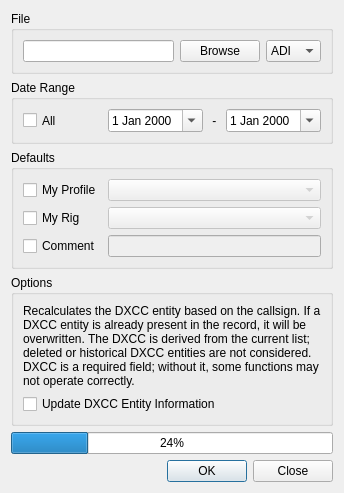
<?xml version="1.0" encoding="UTF-8"?>
<ui version="4.0">
 <class>ImportDialog</class>
 <widget class="QDialog" name="ImportDialog">
  <property name="windowTitle">
   <string>Import</string>
  </property>
  <property name="modal">
   <bool>true</bool>
  </property>
  <layout class="QVBoxLayout" name="verticalLayout_2">
   <item>
    <widget class="QGroupBox" name="groupBox_3">
     <property name="title">
      <string>File</string>
     </property>
     <layout class="QGridLayout" name="gridLayout_4">
      <item row="0" column="2">
       <widget class="QComboBox" name="typeSelect">
        <property name="sizePolicy">
         <sizepolicy hsizetype="Maximum" vsizetype="Fixed">
          <horstretch>0</horstretch>
          <verstretch>0</verstretch>
         </sizepolicy>
        </property>
        <item>
         <property name="text">
          <string notr="true">ADI</string>
         </property>
        </item>
        <item>
         <property name="text">
          <string>ADX</string>
         </property>
        </item>
       </widget>
      </item>
      <item row="0" column="0">
       <widget class="QLineEdit" name="fileEdit">
        <property name="focusPolicy">
         <enum>Qt::ClickFocus</enum>
        </property>
        <property name="readOnly">
         <bool>true</bool>
        </property>
       </widget>
      </item>
      <item row="0" column="1">
       <widget class="QPushButton" name="browseButton">
        <property name="text">
         <string>Browse</string>
        </property>
        <property name="icon">
         <iconset theme="folder-open">
          <normaloff>.</normaloff>.</iconset>
        </property>
       </widget>
      </item>
     </layout>
    </widget>
   </item>
   <item>
    <widget class="QGroupBox" name="groupBox">
     <property name="toolTip">
      <string/>
     </property>
     <property name="title">
      <string>Date Range</string>
     </property>
     <layout class="QHBoxLayout" name="horizontalLayout_2">
      <item>
       <widget class="QCheckBox" name="allCheckBox">
        <property name="sizePolicy">
         <sizepolicy hsizetype="Minimum" vsizetype="Expanding">
          <horstretch>0</horstretch>
          <verstretch>0</verstretch>
         </sizepolicy>
        </property>
        <property name="toolTip">
         <string>Import all or only QSOs from the given period</string>
        </property>
        <property name="text">
         <string>All</string>
        </property>
       </widget>
      </item>
      <item>
       <spacer name="horizontalSpacer">
        <property name="orientation">
         <enum>Qt::Horizontal</enum>
        </property>
        <property name="sizeHint" stdset="0">
         <size>
          <width>40</width>
          <height>20</height>
         </size>
        </property>
       </spacer>
      </item>
      <item>
       <widget class="QDateEdit" name="startDateEdit">
        <property name="sizePolicy">
         <sizepolicy hsizetype="Maximum" vsizetype="Fixed">
          <horstretch>0</horstretch>
          <verstretch>0</verstretch>
         </sizepolicy>
        </property>
        <property name="focusPolicy">
         <enum>Qt::ClickFocus</enum>
        </property>
        <property name="calendarPopup">
         <bool>true</bool>
        </property>
       </widget>
      </item>
      <item>
       <widget class="QLabel" name="endDateLabel">
        <property name="text">
         <string notr="true"> - </string>
        </property>
       </widget>
      </item>
      <item>
       <widget class="QDateEdit" name="endDateEdit">
        <property name="sizePolicy">
         <sizepolicy hsizetype="Maximum" vsizetype="Fixed">
          <horstretch>0</horstretch>
          <verstretch>0</verstretch>
         </sizepolicy>
        </property>
        <property name="focusPolicy">
         <enum>Qt::ClickFocus</enum>
        </property>
        <property name="calendarPopup">
         <bool>true</bool>
        </property>
       </widget>
      </item>
     </layout>
    </widget>
   </item>
   <item>
    <widget class="QGroupBox" name="groupBox_2">
     <property name="toolTip">
      <string>The value is used when an input record does not contain the ADIF value</string>
     </property>
     <property name="title">
      <string>Defaults</string>
     </property>
     <layout class="QFormLayout" name="formLayout">
      <item row="0" column="0">
       <widget class="QCheckBox" name="profileCheckBox">
        <property name="sizePolicy">
         <sizepolicy hsizetype="Minimum" vsizetype="Expanding">
          <horstretch>0</horstretch>
          <verstretch>0</verstretch>
         </sizepolicy>
        </property>
        <property name="text">
         <string>My Profile</string>
        </property>
        <property name="checked">
         <bool>false</bool>
        </property>
       </widget>
      </item>
      <item row="1" column="0">
       <widget class="QCheckBox" name="rigCheckBox">
        <property name="sizePolicy">
         <sizepolicy hsizetype="Minimum" vsizetype="Expanding">
          <horstretch>0</horstretch>
          <verstretch>0</verstretch>
         </sizepolicy>
        </property>
        <property name="text">
         <string>My Rig</string>
        </property>
       </widget>
      </item>
      <item row="1" column="1">
       <widget class="QComboBox" name="rigSelect">
        <property name="enabled">
         <bool>false</bool>
        </property>
        <property name="sizePolicy">
         <sizepolicy hsizetype="Expanding" vsizetype="Fixed">
          <horstretch>0</horstretch>
          <verstretch>0</verstretch>
         </sizepolicy>
        </property>
        <property name="toolTip">
         <string/>
        </property>
       </widget>
      </item>
      <item row="2" column="0">
       <widget class="QCheckBox" name="commentCheckBox">
        <property name="sizePolicy">
         <sizepolicy hsizetype="Minimum" vsizetype="Expanding">
          <horstretch>0</horstretch>
          <verstretch>0</verstretch>
         </sizepolicy>
        </property>
        <property name="text">
         <string>Comment</string>
        </property>
       </widget>
      </item>
      <item row="2" column="1">
       <widget class="QLineEdit" name="commentEdit">
        <property name="enabled">
         <bool>false</bool>
        </property>
        <property name="sizePolicy">
         <sizepolicy hsizetype="Expanding" vsizetype="Fixed">
          <horstretch>0</horstretch>
          <verstretch>0</verstretch>
         </sizepolicy>
        </property>
        <property name="toolTip">
         <string/>
        </property>
       </widget>
      </item>
      <item row="0" column="1">
       <widget class="QComboBox" name="profileSelect">
        <property name="enabled">
         <bool>false</bool>
        </property>
       </widget>
      </item>
     </layout>
    </widget>
   </item>
   <item>
    <widget class="QGroupBox" name="groupBox_4">
     <property name="title">
      <string>Options</string>
     </property>
     <layout class="QVBoxLayout" name="verticalLayout">
      <item>
       <widget class="QLabel" name="label">
        <property name="text">
         <string>Recalculates the DXCC entity based on the callsign. If a DXCC entity is already present in the record, it will be overwritten. The DXCC is derived from the current list; deleted or historical DXCC entities are not considered. DXCC is a required field; without it, some functions may not operate correctly.</string>
        </property>
        <property name="wordWrap">
         <bool>true</bool>
        </property>
       </widget>
      </item>
      <item>
       <widget class="QCheckBox" name="updateDxccCheckBox">
        <property name="toolTip">
         <string>Recalculate DXCC Entity Information (DXCC, Country name, Continent etc.)</string>
        </property>
        <property name="text">
         <string>Update DXCC Entity Information</string>
        </property>
       </widget>
      </item>
     </layout>
    </widget>
   </item>
   <item>
    <widget class="QProgressBar" name="progressBar">
     <property name="value">
      <number>24</number>
     </property>
    </widget>
   </item>
   <item>
    <layout class="QHBoxLayout" name="horizontalLayout">
     <item>
      <widget class="QDialogButtonBox" name="buttonBox">
       <property name="standardButtons">
        <set>QDialogButtonBox::Close|QDialogButtonBox::Ok</set>
       </property>
       <property name="centerButtons">
        <bool>false</bool>
       </property>
      </widget>
     </item>
    </layout>
   </item>
  </layout>
 </widget>
 <tabstops>
  <tabstop>browseButton</tabstop>
  <tabstop>typeSelect</tabstop>
  <tabstop>allCheckBox</tabstop>
  <tabstop>profileCheckBox</tabstop>
  <tabstop>profileSelect</tabstop>
  <tabstop>rigCheckBox</tabstop>
  <tabstop>rigSelect</tabstop>
  <tabstop>commentCheckBox</tabstop>
  <tabstop>commentEdit</tabstop>
  <tabstop>updateDxccCheckBox</tabstop>
 </tabstops>
 <resources/>
 <connections>
  <connection>
   <sender>buttonBox</sender>
   <signal>accepted()</signal>
   <receiver>ImportDialog</receiver>
   <slot>runImport()</slot>
   <hints>
    <hint type="sourcelabel">
     <x>248</x>
     <y>254</y>
    </hint>
    <hint type="destinationlabel">
     <x>157</x>
     <y>274</y>
    </hint>
   </hints>
  </connection>
  <connection>
   <sender>buttonBox</sender>
   <signal>rejected()</signal>
   <receiver>ImportDialog</receiver>
   <slot>reject()</slot>
   <hints>
    <hint type="sourcelabel">
     <x>316</x>
     <y>260</y>
    </hint>
    <hint type="destinationlabel">
     <x>286</x>
     <y>274</y>
    </hint>
   </hints>
  </connection>
  <connection>
   <sender>allCheckBox</sender>
   <signal>stateChanged(int)</signal>
   <receiver>ImportDialog</receiver>
   <slot>toggleAll()</slot>
   <hints>
    <hint type="sourcelabel">
     <x>106</x>
     <y>125</y>
    </hint>
    <hint type="destinationlabel">
     <x>155</x>
     <y>102</y>
    </hint>
   </hints>
  </connection>
  <connection>
   <sender>browseButton</sender>
   <signal>clicked()</signal>
   <receiver>ImportDialog</receiver>
   <slot>browse()</slot>
   <hints>
    <hint type="sourcelabel">
     <x>216</x>
     <y>21</y>
    </hint>
    <hint type="destinationlabel">
     <x>155</x>
     <y>102</y>
    </hint>
   </hints>
  </connection>
  <connection>
   <sender>profileCheckBox</sender>
   <signal>stateChanged(int)</signal>
   <receiver>ImportDialog</receiver>
   <slot>toggleMyProfile()</slot>
   <hints>
    <hint type="sourcelabel">
     <x>59</x>
     <y>303</y>
    </hint>
    <hint type="destinationlabel">
     <x>239</x>
     <y>279</y>
    </hint>
   </hints>
  </connection>
  <connection>
   <sender>rigSelect</sender>
   <signal>currentTextChanged(QString)</signal>
   <receiver>ImportDialog</receiver>
   <slot>rigProfileTextChanged(QString)</slot>
   <hints>
    <hint type="sourcelabel">
     <x>256</x>
     <y>235</y>
    </hint>
    <hint type="destinationlabel">
     <x>206</x>
     <y>218</y>
    </hint>
   </hints>
  </connection>
  <connection>
   <sender>rigCheckBox</sender>
   <signal>stateChanged(int)</signal>
   <receiver>ImportDialog</receiver>
   <slot>toggleMyRig()</slot>
   <hints>
    <hint type="sourcelabel">
     <x>56</x>
     <y>341</y>
    </hint>
    <hint type="destinationlabel">
     <x>239</x>
     <y>279</y>
    </hint>
   </hints>
  </connection>
  <connection>
   <sender>profileSelect</sender>
   <signal>currentTextChanged(QString)</signal>
   <receiver>ImportDialog</receiver>
   <slot>stationProfileTextChanged(QString)</slot>
   <hints>
    <hint type="sourcelabel">
     <x>256</x>
     <y>204</y>
    </hint>
    <hint type="destinationlabel">
     <x>206</x>
     <y>218</y>
    </hint>
   </hints>
  </connection>
  <connection>
   <sender>commentCheckBox</sender>
   <signal>stateChanged(int)</signal>
   <receiver>ImportDialog</receiver>
   <slot>toggleComment()</slot>
   <hints>
    <hint type="sourcelabel">
     <x>66</x>
     <y>379</y>
    </hint>
    <hint type="destinationlabel">
     <x>239</x>
     <y>279</y>
    </hint>
   </hints>
  </connection>
  <connection>
   <sender>commentEdit</sender>
   <signal>textChanged(QString)</signal>
   <receiver>ImportDialog</receiver>
   <slot>commentChanged(QString)</slot>
   <hints>
    <hint type="sourcelabel">
     <x>265</x>
     <y>266</y>
    </hint>
    <hint type="destinationlabel">
     <x>214</x>
     <y>218</y>
    </hint>
   </hints>
  </connection>
 </connections>
 <slots>
  <slot>browse()</slot>
  <slot>toggleAll()</slot>
  <slot>runImport()</slot>
  <slot>toggleMyProfile()</slot>
  <slot>toggleMyRig()</slot>
  <slot>toggleComment()</slot>
  <slot>adjustLocatorTextColor()</slot>
  <slot>stationProfileTextChanged(QString)</slot>
  <slot>rigProfileTextChanged(QString)</slot>
  <slot>commentChanged(QString)</slot>
 </slots>
</ui>
